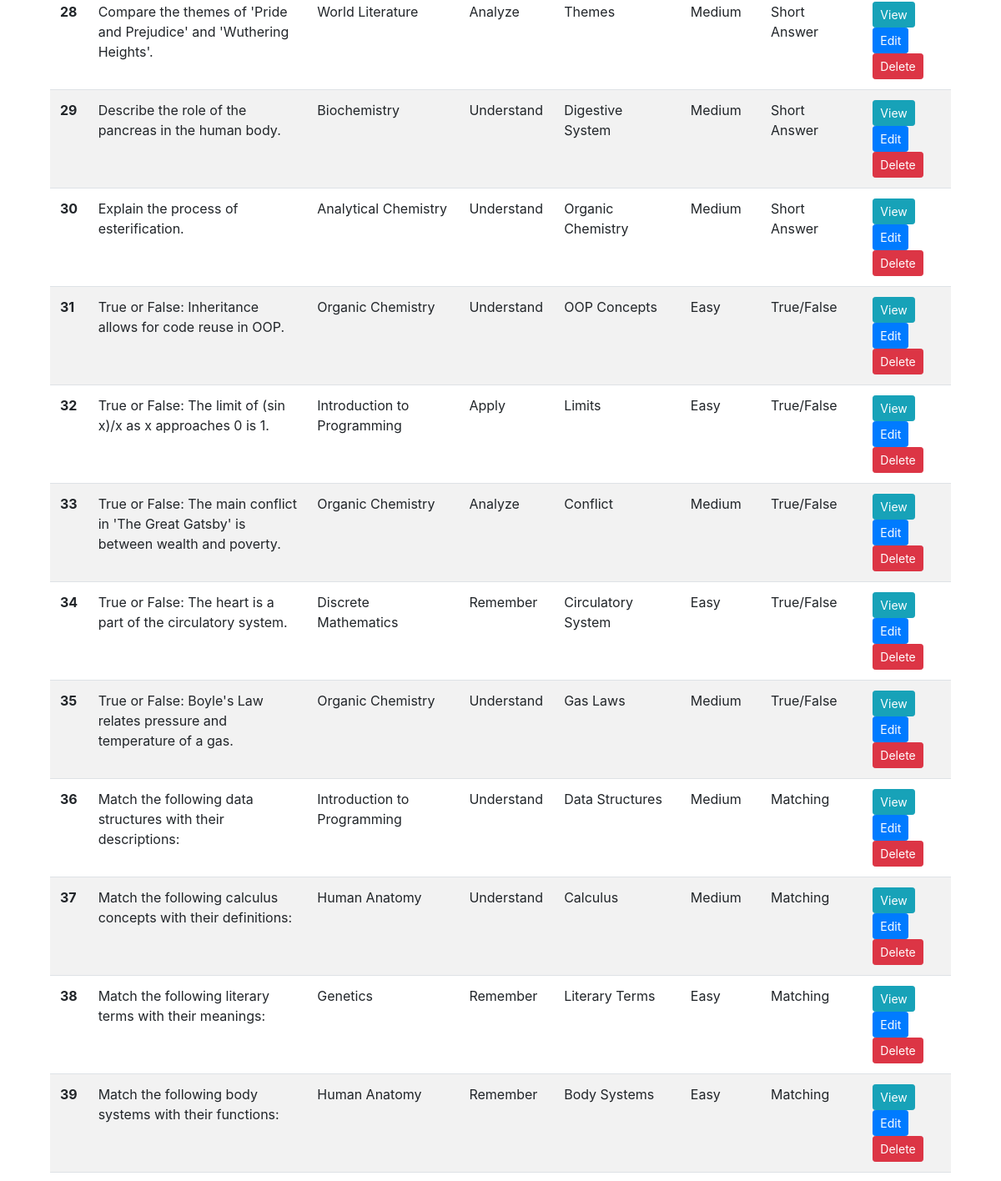
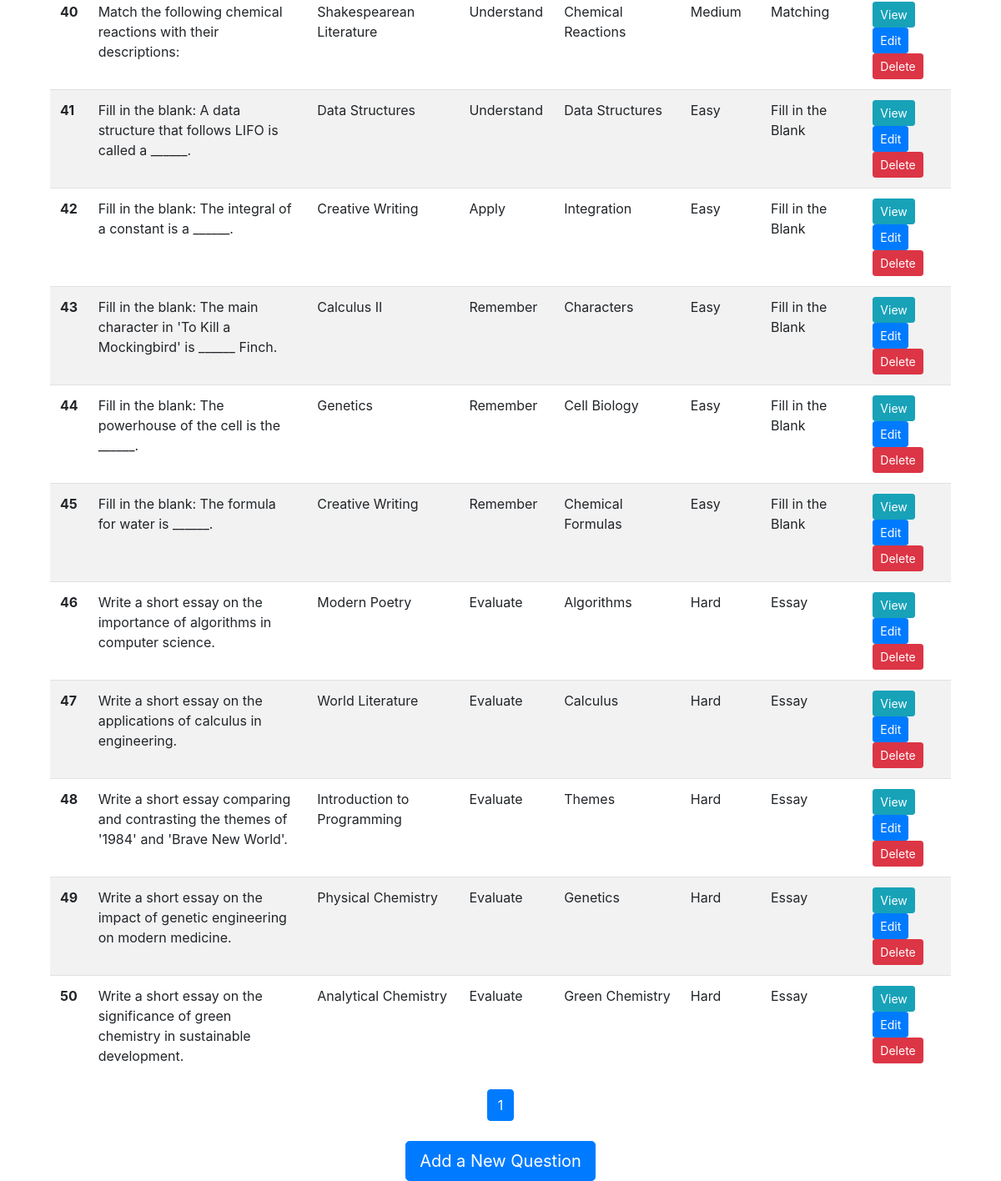
The page /questions/ (lower part) on the database as committed earlier (2 pictures, top to bottom).
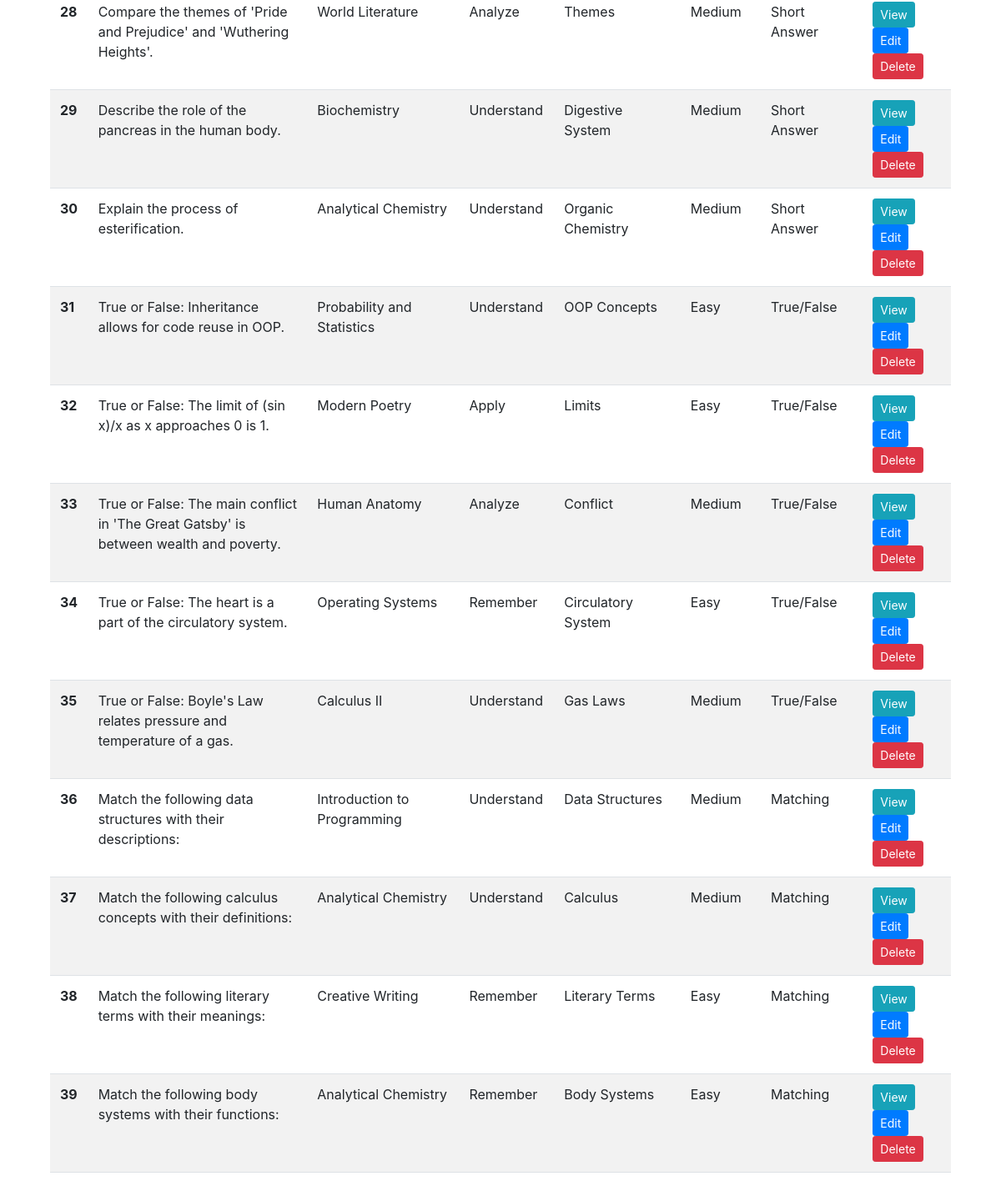
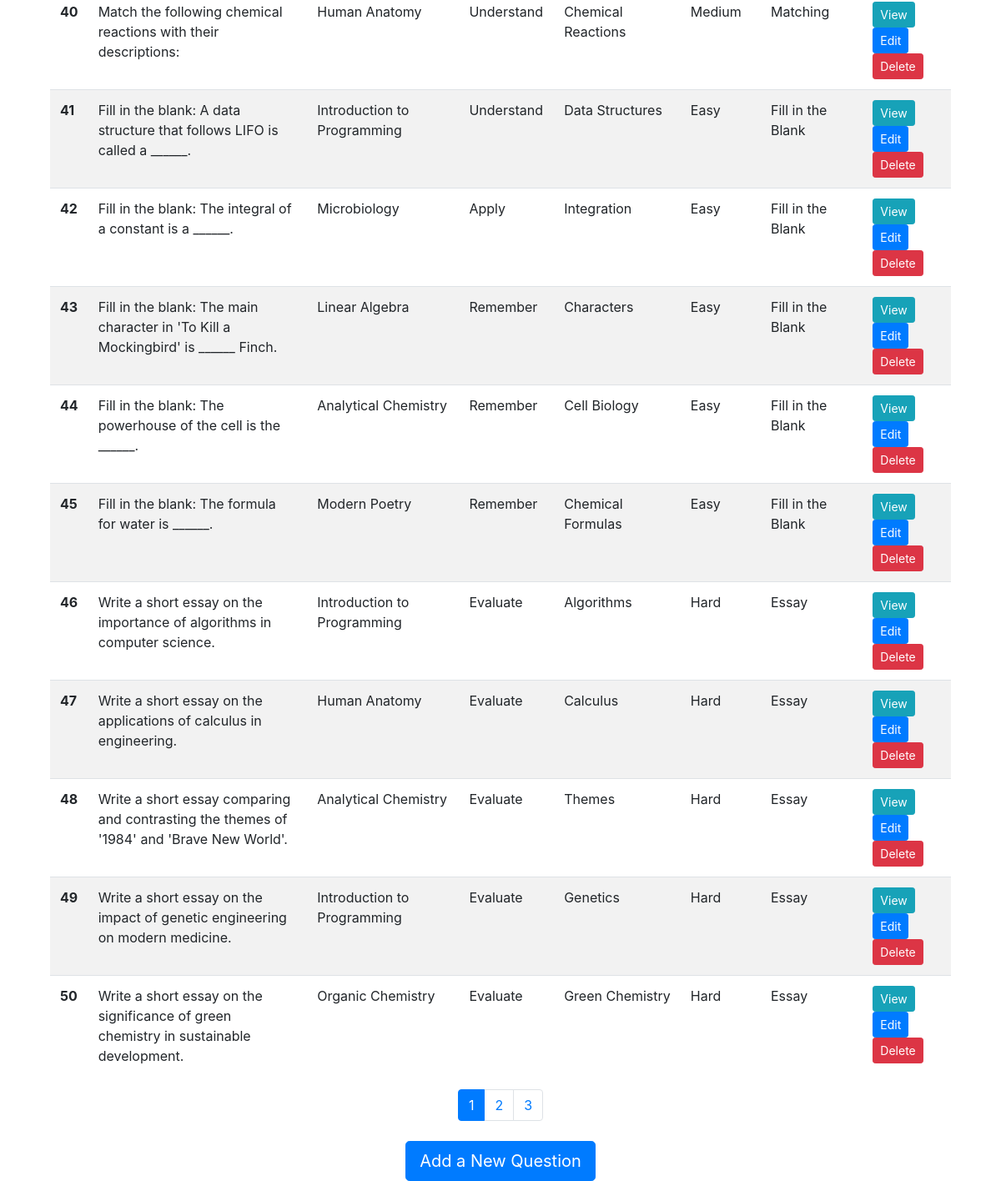
The same page on the database as committed later (2 pictures, top to bottom).
### models.py (models this page shows, shortened)
class Question(db.Model):
    id = db.Column(db.Integer, primary_key=True)
    content = db.Column(db.Text, nullable=False)
    course_id = db.Column(db.Integer, db.ForeignKey('course.id'), nullable=False)
    bloom_level = db.Column(db.String(50))
    topic = db.Column(db.String(100))
    difficulty = db.Column(db.String(50))
    question_type = db.Column(db.String(50))
    options = db.Column(db.Text)  # To store options for MCQs
    correct_answer = db.Column(db.Text)  # To store correct answer(s)
    pairs = db.Column(db.Text)  # To store pairs for matching questions
    essay_details = db.Column(db.Text)  # To store details for essay questions
    created_by = db.Column(db.String(100), nullable=False)
    created_at = db.Column(db.DateTime, nullable=False, default=datetime.utcnow)
    last_edited_by = db.Column(db.String(100), nullable=True)
    last_edited_at = db.Column(db.DateTime, nullable=True)
    course = db.relationship('Course', backref=db.backref('questions', lazy=True))

class Course(db.Model):
    id = db.Column(db.Integer, primary_key=True)
    name = db.Column(db.String(100), nullable=False)
    course_code = db.Column(db.String(20), nullable=False)
    school = db.Column(db.String(10), nullable=False)
    department = db.Column(db.String(100), nullable=False)
    outcomes = db.relationship('CourseOutcome', backref='course', lazy=True, cascade="all, delete-orphan")

### routes/questions.py (the view)
@question_bp.route('/', methods=['GET', 'POST'], endpoint='list_questions')
def list_questions():
    query = Question.query
    search_fields = ['content', 'bloom_level', 'topic', 'difficulty', 'question_type']
    filter_fields = ['bloom_level', 'difficulty', 'question_type']
    query = apply_filters(query, Question, search_fields, filter_fields)
    query = apply_sorting(query, Question)
    questions, total_questions, pagination = apply_pagination(query)
    bloom_levels = db.session.query(Question.bloom_level).distinct().all()
    difficulties = db.session.query(Question.difficulty).distinct().all()
    question_types = db.session.query(Question.question_type).distinct().all()
    per_page = int(request.args.get('per_page', 50))
    page = int(request.args.get('page', 1))
    return render_template('question_list.html', questions=questions, total_questions=total_questions, bloom_levels=bloom_levels, difficulties=difficulties, question_types=question_types, pagination=pagination, per_page=per_page, page=page)

### utils.py (called while the page is built)
def apply_filters(query, model, search_fields, filter_fields):
    search = request.args.get('search')
    if search:
        filters = [getattr(model, field).ilike(f'%{search}%') for field in search_fields]
        query = query.filter(or_(*filters))
    for field in filter_fields:
        value = request.args.get(field)
        if value:
            query = query.filter(getattr(model, field) == value)
    return query

def apply_sorting(query, model):
    sort_by = request.args.get('sort_by', 'id')  # Default to 'id' if not provided or empty
    if not sort_by or not hasattr(model, sort_by):
        sort_by = 'id'  # Ensure sort_by is valid and falls back to 'id'
    sort_order = request.args.get('sort_order', 'asc')
    if sort_order == 'asc':
        query = query.order_by(getattr(model, sort_by).asc())
    else:
        query = query.order_by(getattr(model, sort_by).desc())
    return query

def apply_pagination(query):
    per_page = int(request.args.get('per_page', 50))
    page = int(request.args.get('page', 1))
    pagination = query.paginate(page=page, per_page=per_page, error_out=False)
    return pagination.items, pagination.total, pagination

### templates/question_list.html (shortened to what this page needs)
{% extends "base.html" %}
{% block content %}
<div class="container mt-4">
  <table class="table table-striped">
    <tbody>
      {% for question in questions %}
      <tr>
        <th scope="row">{{ loop.index }}</th>
        <td>{{ question.content }}</td>
        <td>{{ question.course.name }}</td>
        <td>{{ question.bloom_level }}</td>
        <td>{{ question.topic }}</td>
        <td>{{ question.difficulty }}</td>
        <td>{{ question.question_type }}</td>
        <td>
          <a href="{{ url_for('questions.view_question', question_id=question.id) }}" class="btn btn-info btn-sm">View</a>
          <a href="{{ url_for('questions.edit_question', question_id=question.id) }}" class="btn btn-primary btn-sm">Edit</a>
          <form action="{{ url_for('questions.delete_question', question_id=question.id) }}" method="post" style="display:inline;">
            <button type="submit" class="btn btn-danger btn-sm">Delete</button>
          </form>
        </td>
      </tr>
      {% endfor %}
    </tbody>
  </table>
  <nav aria-label="Page navigation">
    <ul class="pagination justify-content-center">
      {% for page_num in range(1, pagination.pages + 1) %}
      <li class="page-item {% if page == page_num %}active{% endif %}">
        <a class="page-link" href="{{ url_for('questions.list_questions', page=page_num, per_page=per_page) }}">{{ page_num }}</a>
      </li>
      {% endfor %}
    </ul>
  </nav>
  <div class="text-center mt-4">
    <a class="btn btn-primary btn-lg" href="{{ url_for('questions.create_question') }}" role="button">Add a New Question</a>
  </div>
</div>
{% endblock %}

### templates/base.html (shortened to what this page needs)
<!doctype html>
<html lang="en">
  <head>
    <link href="https://stackpath.bootstrapcdn.com/bootstrap/4.5.2/css/bootstrap.min.css" rel="stylesheet">
  </head>
  <body>
    <div class="container mt-4">
      {% block content %}{% endblock %}
    </div>
  </body>
</html>

Rows that differ between the two databases and show on the page:
changed Question "True or False: Inheritance allows for code reuse in OOP.": course.name "Organic Chemistry" → "Probability and Statistics"
changed Question "True or False: The limit of (sin x)/x as x approaches 0 is 1.": course.name "Introduction to Programming" → "Modern Poetry"
changed Question "Conflict": course.name "Organic Chemistry" → "Human Anatomy"
changed Question "True or False: The heart is a part of the circulatory system.": course.name "Discrete Mathematics" → "Operating Systems"
changed Question "True or False: Boyle's Law relates pressure and temperature of a gas.": course.name "Organic Chemistry" → "Calculus II"
changed Question "Match the following calculus concepts with their definitions:": course.name "Human Anatomy" → "Analytical Chemistry"
changed Question "Match the following literary terms with their meanings:": course.name "Genetics" → "Creative Writing"
changed Question "Match the following body systems with their functions:": course.name "Human Anatomy" → "Analytical Chemistry"
changed Question "Match the following chemical reactions with their descriptions:": course.name "Shakespearean Literature" → "Human Anatomy"
changed Question "Fill in the blank: A data structure that follows LIFO is called a ______.": course.name "Data Structures" → "Introduction to Programming"
changed Question "Fill in the blank: The integral of a constant is a ______.": course.name "Creative Writing" → "Microbiology"
changed Question "Characters": course.name "Calculus II" → "Linear Algebra"
changed Question "Fill in the blank: The powerhouse of the cell is the ______.": course.name "Genetics" → "Analytical Chemistry"
changed Question "Fill in the blank: The formula for water is ______.": course.name "Creative Writing" → "Modern Poetry"
changed Question "Write a short essay on the importance of algorithms in computer science.": course.name "Modern Poetry" → "Introduction to Programming"
changed Question "Write a short essay on the applications of calculus in engineering.": course.name "World Literature" → "Human Anatomy"
changed Question (number 21 of 23 on the later page): course.name "Introduction to Programming" → "Analytical Chemistry"
changed Question "Write a short essay on the impact of genetic engineering on modern medicine.": course.name "Physical Chemistry" → "Introduction to Programming"
changed Question "Green Chemistry": course.name "Analytical Chemistry" → "Organic Chemistry"
Other text that changed with them:
new list line: "2"
new list line: "3"
